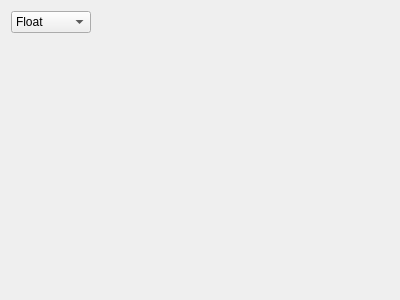
<?xml version="1.0" encoding="UTF-8"?>
<ui version="4.0">
 <class>Debugger_VFPU</class>
 <widget class="QDialog" name="Debugger_VFPU">
  <property name="geometry">
   <rect>
    <x>0</x>
    <y>0</y>
    <width>400</width>
    <height>300</height>
   </rect>
  </property>
  <property name="windowTitle">
   <string>Dialog</string>
  </property>
  <layout class="QVBoxLayout" name="verticalLayout">
   <item>
    <layout class="QHBoxLayout" name="horizontalLayout">
     <item>
      <widget class="QComboBox" name="comboBox">
       <item>
        <property name="text">
         <string>Float</string>
        </property>
       </item>
       <item>
        <property name="text">
         <string>HalfFloat</string>
        </property>
       </item>
       <item>
        <property name="text">
         <string>Hex</string>
        </property>
       </item>
       <item>
        <property name="text">
         <string>Bytes</string>
        </property>
       </item>
       <item>
        <property name="text">
         <string>Shorts</string>
        </property>
       </item>
       <item>
        <property name="text">
         <string>Ints</string>
        </property>
       </item>
      </widget>
     </item>
     <item>
      <spacer name="horizontalSpacer">
       <property name="orientation">
        <enum>Qt::Horizontal</enum>
       </property>
       <property name="sizeHint" stdset="0">
        <size>
         <width>40</width>
         <height>20</height>
        </size>
       </property>
      </spacer>
     </item>
    </layout>
   </item>
   <item>
    <widget class="CtrlVfpuView" name="vfpu" native="true">
     <property name="focusPolicy">
      <enum>Qt::StrongFocus</enum>
     </property>
    </widget>
   </item>
  </layout>
 </widget>
 <customwidgets>
  <customwidget>
   <class>CtrlVfpuView</class>
   <extends>QWidget</extends>
   <header>ctrlvfpuview.h</header>
   <container>1</container>
  </customwidget>
 </customwidgets>
 <resources/>
 <connections/>
</ui>
